Frame 1 (no input): blank canvas, image omitted
Frame 60 (no input): blank canvas, image omitted
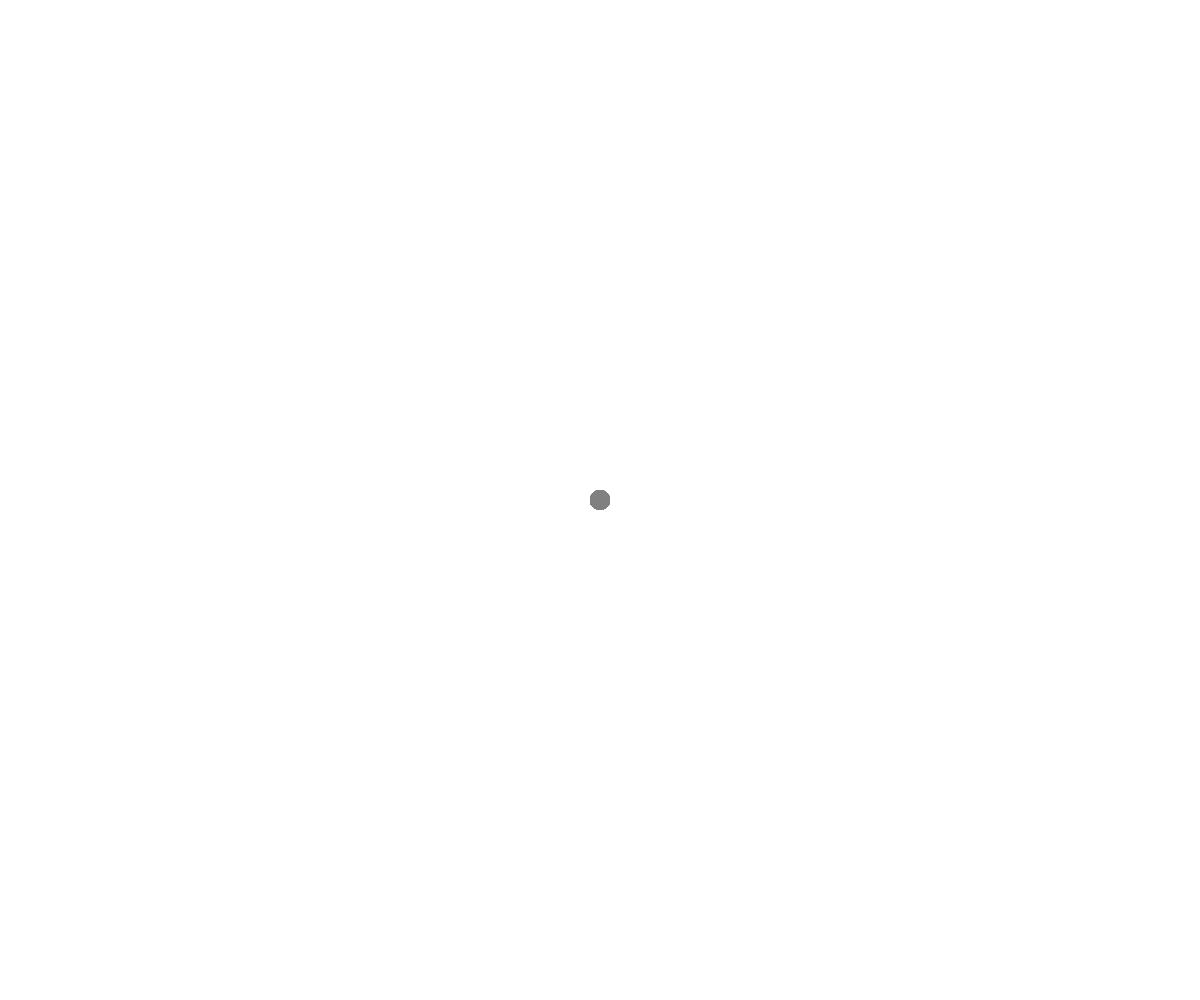
Frame 120 (the mouse pressed at the canvas centre since frame 60)

The p5.js sketch whose frames 1 and 60 were blank and that drew this single picture after the mouse press (run headless with seeded random() and noise() and a simulated clock; from frame 60 on, the mouse is pressed at the canvas centre):

// p5.js sketch
// ── sketch.js
let brushSize = 20;

function setup() {
  createCanvas(windowWidth, windowHeight);
  background(255);
}

function draw() {
  if (mouseIsPressed) {
    let r = map(mouseX, 0, width, 0, 255);
    let g = map(mouseY, 0, height, 0, 255);
    let b = map(mouseX + mouseY, 0, width + height, 0, 255);

    fill(r, g, b, 150);
    noStroke();
    ellipse(mouseX, mouseY, brushSize, brushSize);
  }
}

function keyPressed() {
  if (key === 'C' || key === 'c') {
    background(255);
  }
}
